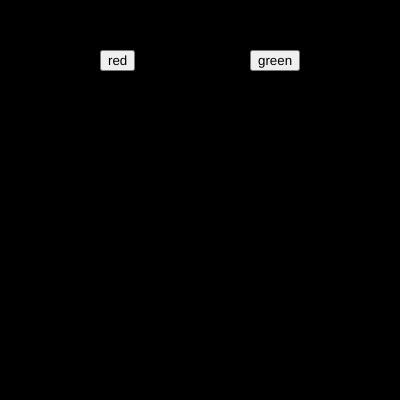
Frame 1 (no input)
Frame 60 (no input): identical to frame 1, image omitted
Frame 120 (the mouse pressed at the canvas centre since frame 60): identical to frame 1, image omitted

The p5.js sketch that drew this single still picture (run headless with seeded random() and noise() and a simulated clock; from frame 60 on, the mouse is pressed at the canvas centre):

// p5.js sketch
// ── sketch.js
var btn_red;
var btn_green;

var r = 0;
var g = 0;
var b = 0;

function setup() {
  createCanvas(400, 400);  
  btn_red=createButton("red")
  btn_red.position(100,50)
  btn_red.mousePressed(rb)
  btn_green=createButton("green")
  btn_green.position(250,50)
  btn_green.mousePressed(gb)
}

function draw() {
  background(r,g,b);
}
function rb() {
r=255
g=0
b=0
}
function gb() {
  r=0
  g=255
  b=0
  }
